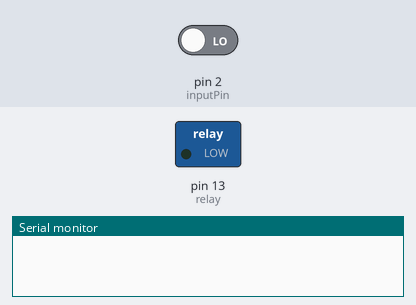
Bench run of a sketch on a simulated Arduino Uno, built with avr-gcc and run on an emulated ATmega328P. Parts: switched loads named in the sketch (green lamp = pin HIGH), the last lines printed to the serial monitor. Inputs (shaded band) come from the test bench; at power-on: pin 2 (inputPin) LOW.

Above: at 1.2 s.
1.3 s: pin 2 (inputPin) driven HIGH
At 2.2 s:
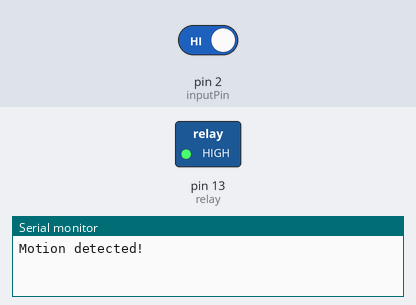
2.8 s: pin 2 (inputPin) driven LOW
At 3.4 s:
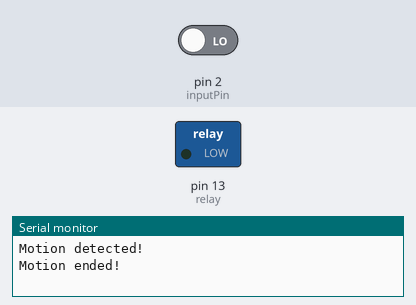
Timing chart, 0 to 5.8 s (numbered marks = the images above; inputs shaded):
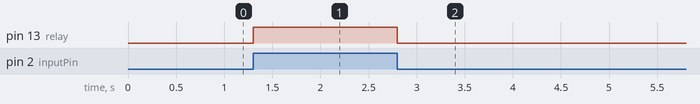

The sketch:

Smart_Light.ino
```cpp
/*
PIR sensor tester
*/
int relay = 13; // choose the pin for the relay
int inputPin = 2; // choose the input pin (for PIR sensor)
int pirState = LOW; // we start, assuming no motion detected
int val = 0; // variable for reading the pin status
void setup() {
pinMode(relay, OUTPUT); // declare relay as output
pinMode(inputPin, INPUT); // declare sensor as input
Serial.begin(9600);
}
void loop() {
val = digitalRead(inputPin); // read input value
if (val == HIGH) { // check if the input is HIGH
digitalWrite(relay, HIGH); // turn relay ON
if (pirState == LOW) {
// we have just turned on
Serial.println("Motion detected!");
// We only want to print on the output change, not state
pirState = HIGH;
}
} else {
digitalWrite(relay, LOW); // turn relay OFF
if (pirState == HIGH) {
// we have just turned of
Serial.println("Motion ended!");
// We only want to print on the output change, not state
pirState = LOW;
}
}
}
```

Measured:
- after the input at 1.3 s, pin 13 (relay): LOW → HIGH at once
- after the input at 2.8 s, pin 13 (relay): HIGH → LOW at once
